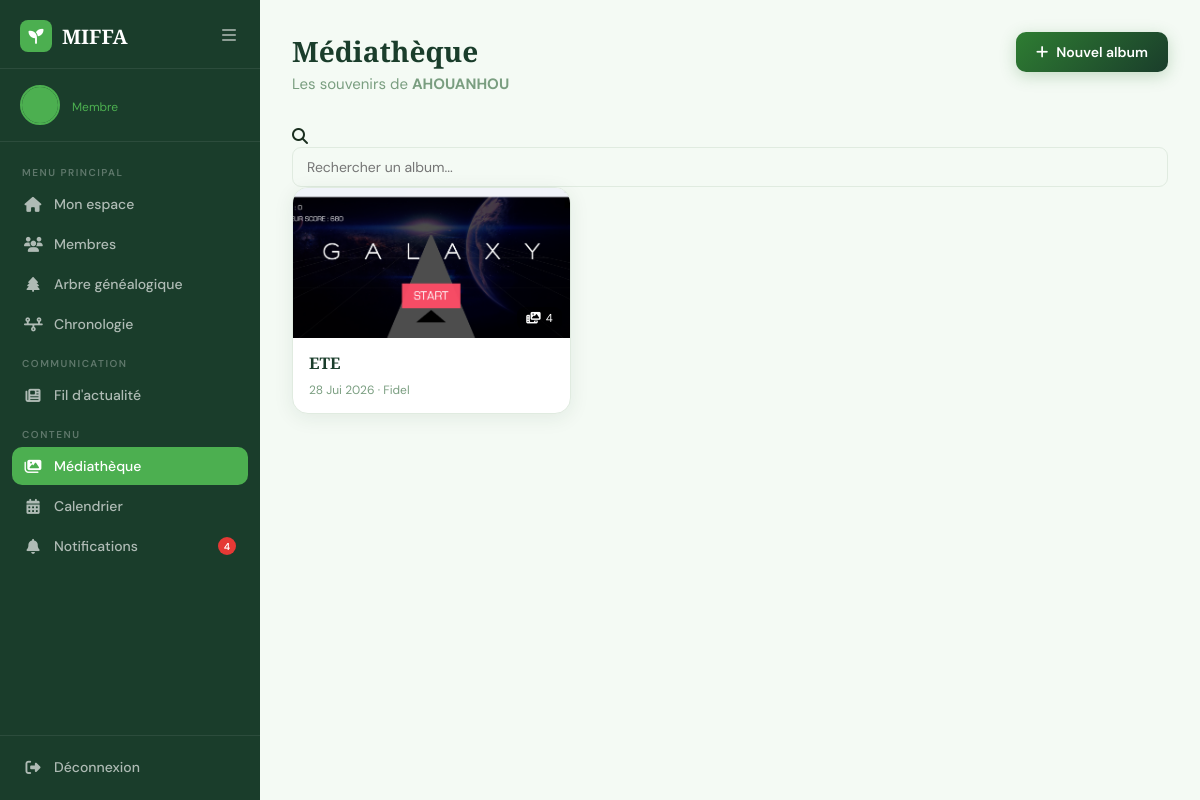
Page /accounts/media/ (signed in) on the committed database.
### accounts/models.py (models this page shows, shortened)
class User(AbstractUser):
    ROLE_CHOICES = (
        ('admin', 'Administrateur'),
        ('member', 'Membre'),
    )
    email = models.EmailField(unique=True)
    first_name = models.CharField(max_length=150)
    last_name = models.CharField(max_length=150)
    role = models.CharField(max_length=20, choices=ROLE_CHOICES, default='member')
    photo = models.ImageField(upload_to='profiles/', null=True, blank=True)
    bio = models.TextField(blank=True)
    birth_date = models.DateField(default='2000-01-01')
    profession = models.CharField(max_length=150, blank=True)
    phone = models.CharField(max_length=20, blank=True)
    city = models.CharField(max_length=100, blank=True)
    hide_email = models.BooleanField(default=False)
    hide_birth_date = models.BooleanField(default=False)
    hide_phone = models.BooleanField(default=False)
    hide_profession = models.BooleanField(default=False)
    hide_city = models.BooleanField(default=False)
    is_deceased = models.BooleanField(default=False)
    deceased_marked_by = models.ForeignKey(
        'self', on_delete=models.SET_NULL,
        null=True, blank=True,
        related_name='marked_deceased'
    )
    deceased_at = models.DateTimeField(null=True, blank=True)
    relation_to_family = models.CharField(max_length=100, blank=True, default='')
    family = models.ForeignKey(
        'Family',
        on_delete=models.SET_NULL,
        null=True, blank=True,
        related_name='members'
    )

class Family(models.Model):
    name = models.CharField(max_length=150)
    code = models.CharField(max_length=10, unique=True, blank=True, null=True)
    banner = models.ImageField(upload_to='Bannieres/', null=True, blank=True)
    created_by = models.ForeignKey(
        'User', on_delete=models.SET_NULL,
        null=True, related_name='created_families'
    )
    created_at = models.DateTimeField(auto_now_add=True)

class Album(models.Model):
    family = models.ForeignKey(Family, on_delete=models.CASCADE, related_name='albums')
    created_by = models.ForeignKey('User', on_delete=models.SET_NULL, null=True)
    title = models.CharField(max_length=150)
    description = models.TextField(blank=True)
    created_at = models.DateTimeField(auto_now_add=True)
    class Meta:
        ordering = ['-created_at']

### accounts/decorators.py (the view)
    def wrapper(request, *args, **kwargs):
        if request.user.is_authenticated and request.user.role == 'member' and not request.user.family:
            from .models import JoinRequest
            has_pending = JoinRequest.objects.filter(user=request.user, status='pending').exists()
            if has_pending:
                messages.warning(request, "Votre demande d'adhésion est en attente d'approbation.")
                return redirect('dashboard')
        return view_func(request, *args, **kwargs)

### accounts/context_processors.py (called while the page is built)
def pending_relation_requests(request):
    if request.user.is_authenticated:
        relation_count = RelationRequest.objects.filter(to_user=request.user, status='pending').count()
        notif_count = Notification.objects.filter(user=request.user, is_read=False).count()
        return {
            'pending_relation_count': relation_count,
            'unread_notif_count': notif_count,
        }
    return {'pending_relation_count': 0, 'unread_notif_count': 0}

### accounts/views.py (called while the page is built)
@login_required
@approved_required
def media_library(request):
    if not request.user.family:
        messages.warning(request, "Vous devez appartenir à une famille pour accéder à la Médiathèque.")
        return redirect('dashboard')
    albums_qs = Album.objects.filter(family=request.user.family)
    albums = []
    for album in albums_qs:
        first_image = album.items.filter(media_type='image').first()
        albums.append({
            'id': album.id,
            'title': album.title,
            'created_at': album.created_at,
            'created_by': album.created_by,
            'item_count': album.items.count(),
            'cover_image': first_image.file.url if first_image else None,
        })
    return render(request, 'accounts/media_library.html', {'albums': albums})

### accounts/templates/accounts/media_library.html (shortened to what this page needs)
{% load static %}
<!DOCTYPE html>
<html lang="fr">
<head>
    <link rel="stylesheet" href="https://cdnjs.cloudflare.com/ajax/libs/font-awesome/6.5.0/css/all.min.css">
    <link rel="stylesheet" href="{% static 'global.css' %}">
    <link rel="stylesheet" href="{% static 'accounts/css/dashboard.css' %}">
    <link rel="stylesheet" href="{% static 'accounts/css/media.css' %}">
</head>
<body>
<aside class="sidebar" id="sidebar">
    <div class="sidebar-header">
        <a href="{% url 'indexOfAccounts' %}" class="logo">
            <div class="logo-icon"><i class="fa-solid fa-seedling"></i></div>
            <span>MIFFA</span>
        </a>
        <button class="sidebar-toggle" onclick="toggleSidebar()">
            <i class="fa-solid fa-bars"></i>
        </button>
    </div>
    <div class="sidebar-user">
        <div class="user-avatar">
            {% if user.photo %}
            <img src="{{ user.photo.url }}" alt="{{ user.first_name }}">
            {% else %}
            <div class="avatar-placeholder">
            </div>
            {% endif %}
        </div>
        <div class="user-info">
            <span class="user-role">{{ user.get_role_display }}</span>
        </div>
    </div>
    <nav class="sidebar-nav">
        <div class="nav-section-label">Menu principal</div>
        <a href="{% url 'dashboard' %}" class="nav-item">
            <i class="fa-solid fa-house"></i>
            <span>Mon espace</span>
        </a>
        <a href="{% url 'members_list' %}" class="nav-item">
            <i class="fa-solid fa-users"></i>
            <span>Membres</span>
        </a>
        <a href="{% url 'family_tree' %}" class="nav-item">
            <i class="fa-solid fa-tree"></i>
            <span>Arbre généalogique</span>
        </a>
        <a href="{% url 'timeline_view' %}" class="nav-item">
            <i class="fa-solid fa-timeline"></i>
            <span>Chronologie</span>
        </a>
        <div class="nav-section-label">Communication</div>
        <a href="{% url 'news_feed' %}" class="nav-item">
            <i class="fa-solid fa-newspaper"></i>
            <span>Fil d'actualité</span>
        </a>
        <div class="nav-section-label">Contenu</div>
        <a href="{% url 'media_library' %}" class="nav-item active">
            <i class="fa-solid fa-images"></i>
            <span>Médiathèque</span>
        </a>
        <a href="{% url 'calendar_view' %}" class="nav-item">
            <i class="fa-solid fa-calendar-days"></i>
            <span>Calendrier</span>
        </a>
        <a href="{% url 'notifications' %}" class="nav-item">
            <i class="fa-solid fa-bell"></i>
            <span>Notifications</span>
            {% if unread_notif_count %}
            <span class="notif-badge" style="position:relative;top:auto;right:auto;margin-left:auto;">
                    {{ unread_notif_count }}
                </span>
            {% endif %}
        </a>
    </nav>
    <div class="sidebar-footer">
        <a href="{% url 'deconnexion' %}" class="nav-item logout">
            <i class="fa-solid fa-right-from-bracket"></i>
            <span>Déconnexion</span>
        </a>
    </div>
</aside>
<main class="main-content">
    <div class="topbar">
        <div class="topbar-left">
            <h1>Médiathèque</h1>
            <p>Les souvenirs de <strong>{{ user.family.name }}</strong></p>
        </div>
        <button class="btn-new-event" onclick="openModal('albumModal')">
            <i class="fa-solid fa-plus"></i> Nouvel album
        </button>
    </div>
    <div class="members-toolbar">
        <div class="search-box">
            <i class="fa-solid fa-magnifying-glass"></i>
            <input type="text" id="albumSearch" placeholder="Rechercher un album..." oninput="filterAlbums()">
        </div>
    </div>
    {% if albums %}
    <div class="albums-grid" id="albumsGrid">
        {% for album in albums %}
        <a href="{% url 'album_detail' album.id %}" class="album-card" data-name="{{ album.title|lower }}">
            <div class="album-cover">
                {% if album.cover_image %}
                <img src="{{ album.cover_image }}" alt="">
                {% else %}
                <div class="album-cover-empty"><i class="fa-solid fa-image"></i></div>
                {% endif %}
                <span class="album-count"><i class="fa-solid fa-photo-film"></i> {{ album.item_count }}</span>
            </div>
            <div class="album-info">
                <h3>{{ album.title }}</h3>
                <span class="album-meta">{{ album.created_at|date:"d M Y" }} · {{ album.created_by.first_name }}</span>
            </div>
        </a>
        {% endfor %}
    </div>
    {% endif %}
</main>
</body>
</html>

### static/global.css (style rules this page uses)
:root { --green-deep: #1a3d2b; --green-mid: #2e7d32; --green-soft: #4caf50; --green-light: #e8f5e9; --green-pale: #f4faf4; --cream: #fdfaf5; --text-dark: #1a2e1f; --text-mid: #3d5a42; --text-light: #7a9e80; --white: #ffffff; --red: #e53935; --border: #c8e6c9; --shadow: 0 8px 32px rgba(26,61,43,0.12); }
* { margin: 0; padding: 0; box-sizing: border-box; }
html { scroll-behavior: smooth; }
body { font-family: 'DM Sans', sans-serif; background: var(--cream); color: var(--text-dark); overflow-x: hidden; }
.logo { display: flex; align-items: center; gap: 10px; font-family: 'Playfair Display', serif; font-size: 24px; font-weight: 700; color: var(--green-deep); text-decoration: none; }
.logo-icon { width: 38px; height: 38px; background: var(--green-mid); border-radius: 10px; display: flex; align-items: center; justify-content: center; color: white; font-size: 18px; }

### accounts/static/accounts/css/media.css (style rules this page uses)
.albums-grid { display: grid; grid-template-columns: repeat(auto-fill, minmax(240px, 1fr)); gap: 20px; }
.album-card { background: var(--white); border-radius: 16px; box-shadow: var(--shadow); border: 1px solid var(--border); overflow: hidden; text-decoration: none; color: var(--text-dark); display: flex; flex-direction: column; transition: all 0.25s; }
.album-cover { height: 150px; position: relative; background: linear-gradient(135deg, var(--green-light), var(--green-pale)); overflow: hidden; }
.album-cover img { width: 100%; height: 100%; object-fit: cover; }
.album-count { position: absolute; bottom: 8px; right: 8px; background: rgba(0,0,0,0.55); color: white; font-size: 11.5px; padding: 4px 9px; border-radius: 8px; display: flex; align-items: center; gap: 5px; }
.album-info { padding: 14px 16px; }
.album-info h3 { font-family: 'Playfair Display', serif; font-size: 16px; color: var(--green-deep); margin-bottom: 4px; }
.album-meta { font-size: 12px; color: var(--text-light); }
.btn-new-event { background: linear-gradient(135deg, var(--green-mid), var(--green-deep)); color: white; border: none; border-radius: 10px; padding: 11px 20px; font-family: 'DM Sans', sans-serif; font-size: 14px; font-weight: 600; cursor: pointer; display: flex; align-items: center; gap: 8px; box-shadow: 0 4px 16px rgba(46,125,50,0.25); transition: all 0.2s; text-decoration: none; }

### rows in the picture
User: role "Membre", family.name "AHOUANHOU"
User: item_count "4", title "ETE", created_at "28 Jui 2026", created_by.first_name "Fidel"

### other values in the picture
{{ unread_notif_count }} "4"
